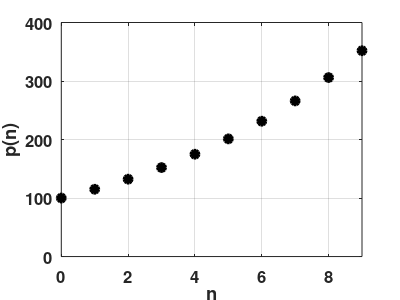

Here is the MATLAB script that generated this plot:
function popdataplot


    figure(1)
    clf
    x0 = 100;
    N = 10;
    x = zeros(N,1);
    x(1) = x0;
    for k = 1:N-1
        x(k+1) = 1.15*x(k);
    end
    plot(0:N-1,x,'k.','linewidth',3)
    hold on
    plot(0:N-1,x,'ko','linewidth',2)
    plot(0:N-1,x,'k*','linewidth',2)

    axis([0 N-1 0 400])
    xlabel('n','fontsize',12,'fontweight','bold')
    ylabel('p(n)','fontsize',12,'fontweight','bold')
    grid on
    set(gca,'fontsize',12,'fontweight','bold')
    x

    set(gcf,'paperposition',[0.25 2.5 4 3])
    print('-depsc','popdataplot.eps')
    
end